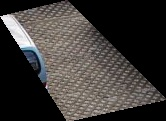
#> input picture Part_images/Difficult_dataset/0/Slot_0_1.jpg, 166 x 121 px; its folder holds only this picture in this run
$ python Resizer.py
#> lines starting #> are read from the running program, lines starting #| are printed output that depends on the picture
import PIL
from PIL import Image
import cv2
import os
import random


directory = r'C:\python\pythonProject\Extra_pictures_to_dataset\0'
os.chdir(directory)

i = 0
for file in os.listdir(directory):

    image = Image.open(file)
#> image is the input picture: PIL image 166x121 RGB; mean R, G, B 60.1, 56.6, 54.3
    sizerand = random.randrange(60, 100, 1)
    size = sizerand/100
    angle = random.randrange(5, 20, 1)
    image = cv2.imread(file)
#> image: shape (121, 166, 3)
    height, width = image.shape[:2]
#> height = 121; width = 166
    rotation = cv2.getRotationMatrix2D((width/2, height/2), angle, size)
    rotated = cv2.warpAffine(image, rotation, (width,height))
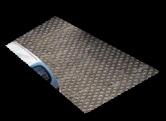
#> rotated: shape (121, 166, 3); mean B, G, R 38.3, 39.9, 42.4
    cv2.imwrite("EXTRA_DATA5-20_Rot_car" + str(i) + ".jpg" , rotated)

    sizerand = random.randrange(60, 100, 1)
    size = sizerand/100
    angle = random.randrange(20, 35, 1)
    image = cv2.imread(file)
    height, width = image.shape[:2]
    rotation = cv2.getRotationMatrix2D((width/2, height/2), angle, size)
    rotated = cv2.warpAffine(image, rotation, (width,height))
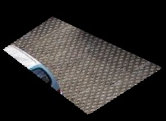
#> rotated: shape (121, 166, 3); mean B, G, R 40.2, 41.9, 44.5
    cv2.imwrite("EXTRA_DATA20-35_Rot_car" + str(i) + ".jpg" , rotated)

    sizerand = random.randrange(60, 100, 1)
    size = sizerand/100
    angle = random.randrange(35, 50, 1)
    image = cv2.imread(file)
    height, width = image.shape[:2]
    rotation = cv2.getRotationMatrix2D((width/2, height/2), angle, size)
    rotated = cv2.warpAffine(image, rotation, (width,height))
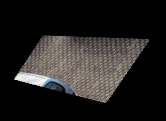
#> rotated: shape (121, 166, 3); mean B, G, R 31.4, 32.7, 34.7
    cv2.imwrite("EXTRA_DATA35-50_Rot_car" + str(i) + ".jpg" , rotated)

    sizerand = random.randrange(60, 100, 1)
    size = sizerand / 100
    angle = random.randrange(50, 65, 1)
    image = cv2.imread(file)
    height, width = image.shape[:2]
    rotation = cv2.getRotationMatrix2D((width / 2, height / 2), angle, size)
    rotated = cv2.warpAffine(image, rotation, (width, height))
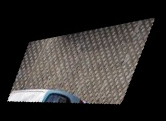
#> rotated: shape (121, 166, 3); mean B, G, R 45, 46.9, 49.8
    cv2.imwrite("EXTRA_DATA50-65_Rot_car" + str(i) + ".jpg", rotated)

    sizerand = random.randrange(60, 100, 1)
    size = sizerand / 100
    angle = random.randrange(65, 85, 1)
    image = cv2.imread(file)
    height, width = image.shape[:2]
    rotation = cv2.getRotationMatrix2D((width / 2, height / 2), angle, size)
    rotated = cv2.warpAffine(image, rotation, (width, height))
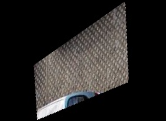
#> rotated: shape (121, 166, 3); mean B, G, R 33.9, 35.3, 37.5
    cv2.imwrite("EXTRA_DATA65-85_Rot_car" + str(i) + ".jpg", rotated)

    i = i + 1

$ run again, on Part_images/Difficult_dataset/0/Slot_12_New_5.jpg
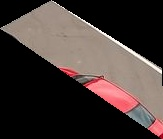
#> input picture Part_images/Difficult_dataset/0/Slot_12_New_5.jpg, 163 x 139 px
#> image is the input picture: PIL image 163x139 RGB; mean R, G, B 68.7, 57.1, 53.8
#> image: shape (139, 163, 3)
#> `rotated = cv2.warpAffine(image, rotation, (width, height))`:
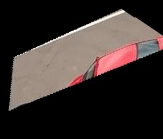
#> rotated: shape (139, 163, 3); mean B, G, R 44.1, 46.8, 56
#> `rotated = cv2.warpAffine(image, rotation, (width, height))`:
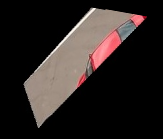
#> rotated: shape (139, 163, 3); mean B, G, R 33.6, 35.7, 42.9
